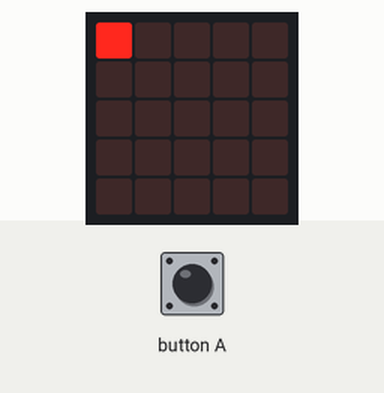
Recording of a program running on a simulated BBC micro:bit (MakeCode). On the bench: the board's 5×5 LED display. The inputs (shaded band) are chosen by the test bench.

Above: at 1.2 s.
1.3 s: button A pressed for 0.15 s
At 1.5 s:
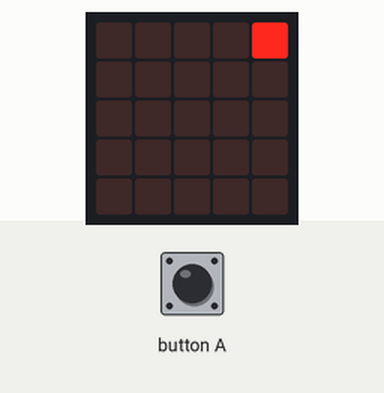
At 2.0 s:
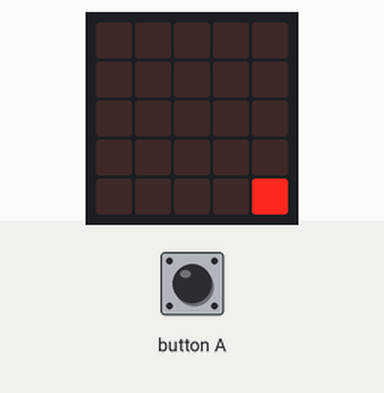
Timing chart, 0 to 4.3 s (numbered marks = the images above; inputs shaded):
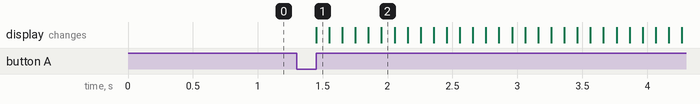

Measured:
- after the input at 1.3 s, the display: changes after 0.15 s (image 1)

The program:

main.ts
```typescript
input.onButtonPressed(Button.A, function () {
    for (let index = 0; index < 100; index++) {
        sprite.move(4)
        basic.pause(100)
        sprite.turn(Direction.Right, 90)
    }
})
let sprite: game.LedSprite = null
sprite = game.createSprite(0, 0)
```

test.ts
```typescript
// Hier kann man Tests durchführen; diese Datei wird nicht kompiliert, wenn dieses Paket als Erweiterung verwendet wird.
```
